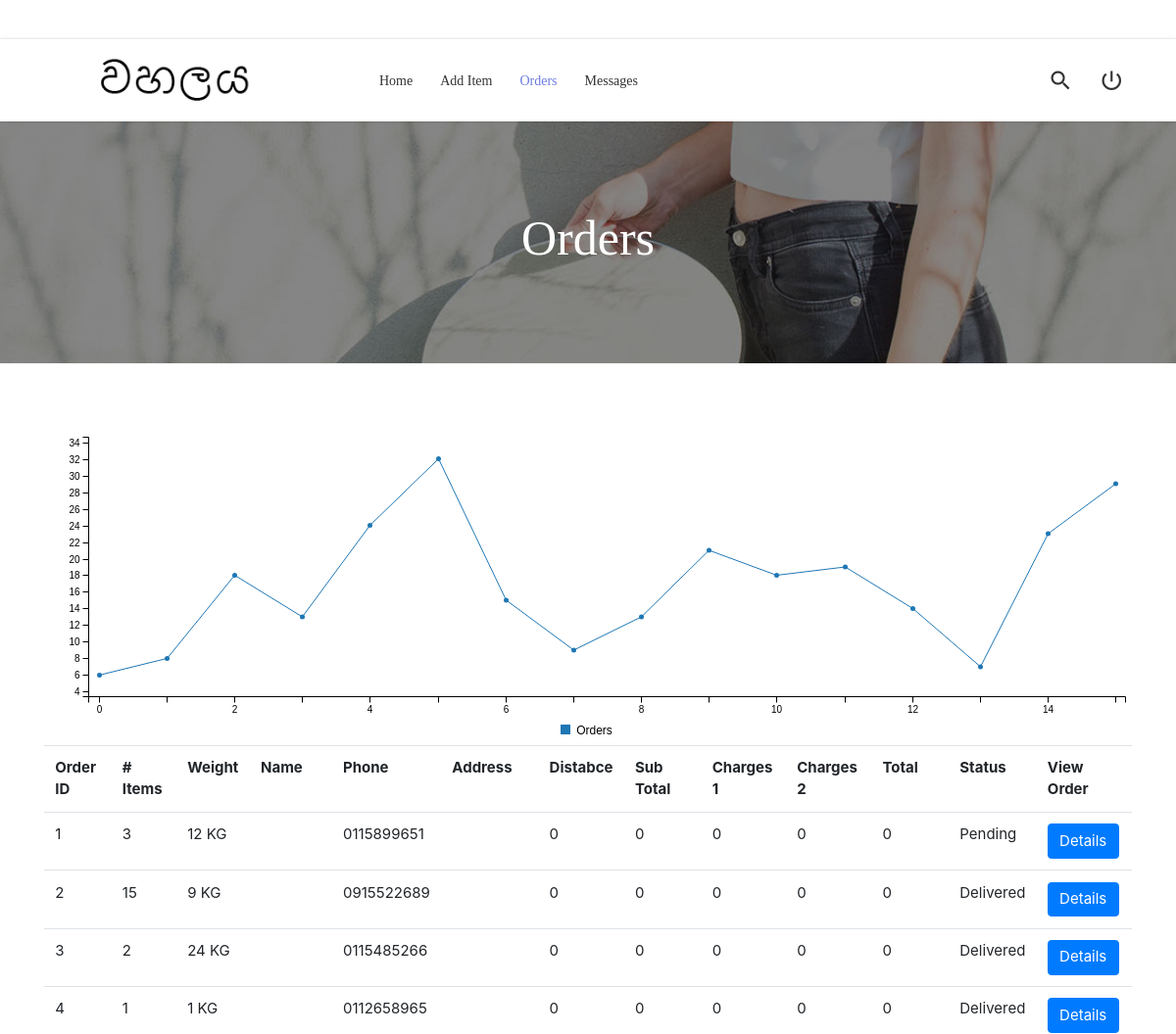
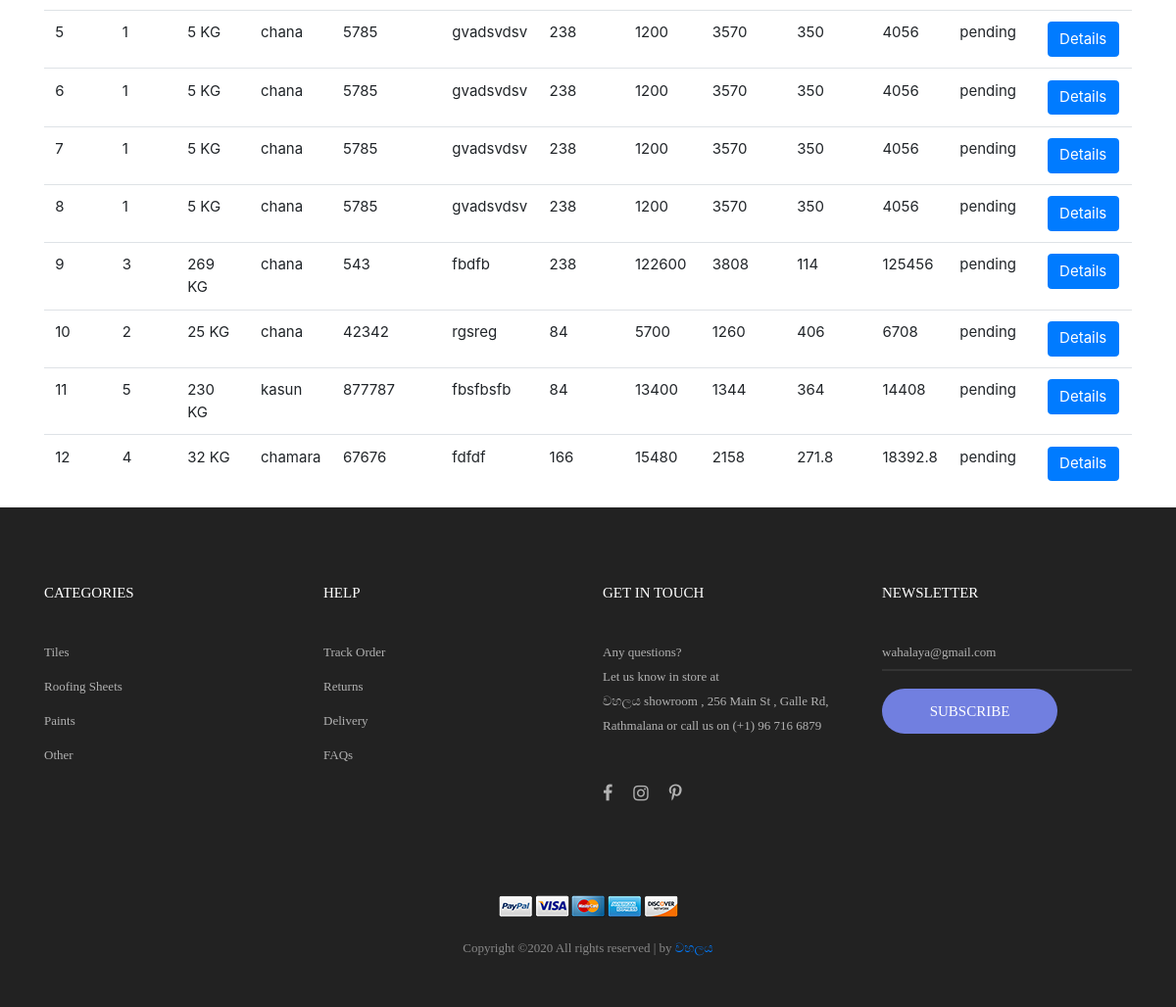
Screenshot of /sell_orders.php with the database file from the repository (2 pictures, top to bottom).
### tables this page shows
CREATE TABLE `main_order` (
  `order_id` int(10) NOT NULL,
  `sup_id` int(11) NOT NULL,
  `order_items` int(15) NOT NULL,
  `order_weight` int(10) NOT NULL,
  `order_status` varchar(10) NOT NULL,
  `customer_contact` varchar(10) NOT NULL,
  `customer_name` varchar(100) NOT NULL,
  `customer_address` varchar(255) NOT NULL,
  `distance` int(11) NOT NULL,
  `sub_price` float NOT NULL,
  `dis_price` float NOT NULL,
  `wei_price` float NOT NULL,
  `total` float NOT NULL
);

### sell_orders.php (the view, shortened to what this page needs)
<?php
    $connection = mysqli_connect("localhost", "root", "", "roofing");
    $sql = "SELECT * FROM main_order";
    $result = mysqli_query($connection, $sql);
?>
<!DOCTYPE html>
<html lang="en">
<head>
	<link rel="stylesheet" type="text/css" href="vendor/bootstrap/css/bootstrap.min.css">
	<link rel="stylesheet" href="https://stackpath.bootstrapcdn.com/bootstrap/4.3.1/css/bootstrap.min.css">
	<link rel="stylesheet" type="text/css" href="fonts/font-awesome-4.7.0/css/font-awesome.min.css">
	<link rel="stylesheet" type="text/css" href="fonts/iconic/css/material-design-iconic-font.min.css">
	<link rel="stylesheet" type="text/css" href="fonts/linearicons-v1.0.0/icon-font.min.css">
	<link rel="stylesheet" type="text/css" href="vendor/animate/animate.css">
	<link rel="stylesheet" type="text/css" href="vendor/css-hamburgers/hamburgers.min.css">
	<link rel="stylesheet" type="text/css" href="vendor/animsition/css/animsition.min.css">
	<link rel="stylesheet" type="text/css" href="vendor/select2/select2.min.css">
	<link rel="stylesheet" type="text/css" href="vendor/perfect-scrollbar/perfect-scrollbar.css">
	<link rel="stylesheet" type="text/css" href="css/util.css">
	<link rel="stylesheet" type="text/css" href="css/main.css">
	<link rel="stylesheet" href="css/c3.min.css">
	<link rel="stylesheet" href="css/bootstrap.css" />
</head>
<body class="animsition">
	<header class="header-v4">
		<div class="container-menu-desktop">
			<div class="wrap-menu-desktop how-shadow1">
				<nav class="limiter-menu-desktop container">
					<a href="#" class="logo">
						<img src="images/icons/logo-01.png" alt="IMG-LOGO">
					</a>
					<div class="menu-desktop">
						<ul class="main-menu">
							<li >
								<a href="sell_index.php">Home</a>
							</li>
							<li >
								<a href="sell_add_item.html">Add Item</a>
							</li>
							<li  class="active-menu">
								<a href="sell_orders.php">Orders</a>
							</li>
							<li >
									<a href="sell_messages.php">Messages</a>
							</li>
						</ul>
					</div>
					<div class="wrap-icon-header flex-w flex-r-m">
						<div class="icon-header-item cl2 hov-cl1 trans-04 p-l-22 p-r-11 js-show-modal-search">
							<i class="zmdi zmdi-search"></i>
						</div>
						<a href="login.html" class="dis-block icon-header-item cl2 hov-cl1 trans-04 p-l-22 p-r-11" data-notify="0">
							<i class="zmdi zmdi-power"></i>
						</a>
					</div>
				</nav>
			</div>
		</div>
	</header>
	<section class="bg-img1 txt-center p-lr-15 p-tb-92" style="background-image: url('images/bg-01.jpg');">
		<h2 class="ltext-105 cl0 txt-center">
			Orders
		</h2>
	</section>
	<div class="mx-auto rounded" style="background-color: #ffffff; padding-top: 70px;">
	<div class=" mx-auto rounded" style=" padding-top: : 50%; width: 1100px;">
        <div class="body" style="background-color: #ffffff;   border-radius: 15px;">
            <div id="chart-zoom"></div>
        </div>
    </div>
	<div class="container">
	    <table class="table">
	        <tr>
	            <th>Order ID</th>
	            <th># Items</th>
	            <th>Weight</th>
	            <th>Name</th>
				<th>Phone</th>
				<th>Address</th>
				<th>Distabce</th>
				<th>Sub Total</th>
				<th>Charges 1</th>
				<th>Charges 2</th>
				<th>Total</th>
	            <th>Status</th>
	            <th>View Order</th>
	        </tr>
	        <?php while ($row = mysqli_fetch_object($result)) { ?>
	            <tr>
	                <td><?php echo $row->order_id; ?></td>
	                <td><?php echo $row->order_items; ?></td>
	                <td><?php echo $row->order_weight; ?> KG</td>
					<td><?php echo $row->customer_name; ?></td>
					<td><?php echo $row->customer_contact; ?></td>
					<td><?php echo $row->customer_address; ?></td>
					<td><?php echo $row->distance; ?> </td>
					<td><?php echo $row->sub_price; ?> </td>
					<td><?php echo $row->dis_price; ?> </td>
					<td><?php echo $row->wei_price; ?> </td>
					<td><?php echo $row->total; ?> </td>
	                <td><?php echo $row->order_status; ?></td>
	        <td>
	            <button class = "btn btn-primary" onclick="loadData(this.getAttribute('data-id'));" data-id="<?php echo $row->order_id; ?>">
	                Details
	            </button>
	        </td>
	            </tr>
	        <?php } ?>
	    </table>
	</div>
	<footer class="bg3 p-t-75 p-b-32">
		<div class="container">
			<div class="row">
				<div class="col-sm-6 col-lg-3 p-b-50">
					<h4 class="stext-301 cl0 p-b-30">
						Categories
					</h4>
					<ul>
						<li class="p-b-10">
							<a href="#" class="stext-107 cl7 hov-cl1 trans-04">
								Tiles
							</a>
						</li>
						<li class="p-b-10">
							<a href="#" class="stext-107 cl7 hov-cl1 trans-04">
								Roofing Sheets
							</a>
						</li>
						<li class="p-b-10">
							<a href="#" class="stext-107 cl7 hov-cl1 trans-04">
								Paints
							</a>
						</li>
						<li class="p-b-10">
							<a href="#" class="stext-107 cl7 hov-cl1 trans-04">
								Other
							</a>
						</li>
					</ul>
				</div>
				<div class="col-sm-6 col-lg-3 p-b-50">
					<h4 class="stext-301 cl0 p-b-30">
						Help
					</h4>
					<ul>
						<li class="p-b-10">
							<a href="#" class="stext-107 cl7 hov-cl1 trans-04">
								Track Order
							</a>
						</li>
						<li class="p-b-10">
							<a href="#" class="stext-107 cl7 hov-cl1 trans-04">
								Returns
							</a>
						</li>
						<li class="p-b-10">
							<a href="#" class="stext-107 cl7 hov-cl1 trans-04">
								Delivery
							</a>
						</li>
						<li class="p-b-10">
							<a href="#" class="stext-107 cl7 hov-cl1 trans-04">
								FAQs
							</a>
						</li>
					</ul>
				</div>
				<div class="col-sm-6 col-lg-3 p-b-50">
					<h4 class="stext-301 cl0 p-b-30">
						GET IN TOUCH
					</h4>
					<p class="stext-107 cl7 size-201">
						Any questions? <br> Let us know in store at <br> වහලය showroom , 256 Main St , Galle Rd, Rathmalana or call us on (+1) 96 716 6879
					</p>
					<div class="p-t-27">
						<a href="#" class="fs-18 cl7 hov-cl1 trans-04 m-r-16">
							<i class="fa fa-facebook"></i>
						</a>
						<a href="#" class="fs-18 cl7 hov-cl1 trans-04 m-r-16">
							<i class="fa fa-instagram"></i>
						</a>
						<a href="#" class="fs-18 cl7 hov-cl1 trans-04 m-r-16">
							<i class="fa fa-pinterest-p"></i>
						</a>
					</div>
				</div>
				<div class="col-sm-6 col-lg-3 p-b-50">
					<h4 class="stext-301 cl0 p-b-30">
						Newsletter
					</h4>
					<form>
						<div class="wrap-input1 w-full p-b-4">
							<input class="input1 bg-none plh1 stext-107 cl7" type="text" name="email" placeholder="wahalaya@gmail.com">
						</div>
						<div class="p-t-18">
							<button class="flex-c-m stext-101 cl0 size-103 bg1 bor1 hov-btn2 p-lr-15 trans-04">
								Subscribe
							</button>
						</div>
					</form>
				</div>
			</div>
			<div class="p-t-40">
				<div class="flex-c-m flex-w p-b-18">
					<a href="#" class="m-all-1">
						<img src="images/icons/icon-pay-01.png" alt="ICON-PAY">
					</a>
					<a href="#" class="m-all-1">
						<img src="images/icons/icon-pay-02.png" alt="ICON-PAY">
					</a>
					<a href="#" class="m-all-1">
						<img src="images/icons/icon-pay-03.png" alt="ICON-PAY">
					</a>
					<a href="#" class="m-all-1">
						<img src="images/icons/icon-pay-04.png" alt="ICON-PAY">
					</a>
					<a href="#" class="m-all-1">
						<img src="images/icons/icon-pay-05.png" alt="ICON-PAY">
					</a>
				</div>
				<p class="stext-107 cl6 txt-center">
Copyright &copy;<script>document.write(new Date().getFullYear());</script> All rights reserved | by <a href="https://wahalaya.com" target="_blank">වහලය</a>
				</p>
			</div>
		</div>
	</footer>
</body>
</html>

### css/main.css (style rules this page uses)
.container { max-width: 1380px; }
@media (max-width: 1600px) { .container { max-width: 1200px; } }
.container-menu-desktop { height: auto; width: 100%; position: relative; -webkit-transition: all 0.3s; -o-transition: all 0.3s; -moz-transition: all 0.3s; transition: all 0.3s; }
.header-v4 .container-menu-desktop { height: 124px; }
.wrap-menu-desktop { position: fixed; z-index: 1100; background-color: transparent; width: 100%; height: 84px; top: 40px; left: 0px; -webkit-transition: height 0.3s, background-color 0.3s; -o-transition: height 0.3s, background-color 0.3s; -moz-transition: height 0.3s, background-color 0.3s; transition: height 0.3s, background-color 0.3s; }
.header-v4 .wrap-menu-desktop { background-color: #fff; }
.limiter-menu-desktop { height: 100%; display: -webkit-box; display: -webkit-flex; display: -moz-box; display: -ms-flexbox; display: flex; align-items: center; background-color: transparent; }
.logo { display: -webkit-box; display: -webkit-flex; display: -moz-box; display: -ms-flexbox; display: flex; align-items: center; height: 65%; margin-right: 55px; }
.logo img { max-width: 100%; max-height: 100%; }
.menu-desktop { display: -webkit-box; display: -webkit-flex; display: -moz-box; display: -ms-flexbox; display: flex; align-items: center; height: 100%; }
.main-menu { list-style-type: none; margin: 0; display: -webkit-box; display: -webkit-flex; display: -moz-box; display: -ms-flexbox; display: flex; align-items: center; }
.main-menu > li { display: block; position: relative; padding: 20px 10px 20px 0px; margin: 0px 4px 0px 14px; }
.main-menu > li > a { font-family: Poppins-Medium; font-size: 14px; color: #333; padding: 5px 0px; transition: all 0.4s; -webkit-transition: all 0.4s; -o-transition: all 0.4s; -moz-transition: all 0.4s; }
.wrap-icon-header { flex-grow: 1; }
.icon-header-item { position: relative; font-size: 26px; line-height: 1; cursor: pointer; }
.main-menu > li.active-menu > a { color: #6c7ae0; }
.cl0 { color: #fff; }
.cl2 { color: #333; }
.cl6 { color: #888; }
.cl7 { color: #b2b2b2; }
.stext-101 { font-family: Poppins-Medium; font-size: 15px; line-height: 1.466667; text-transform: uppercase; }
.stext-107 { font-family: Poppins-Regular; font-size: 13px; line-height: 1.923; }
.stext-301 { font-family: Montserrat-Bold; font-size: 15px; line-height: 1.6; text-transform: uppercase; }
.ltext-105 { font-family: Poppins-Bold; font-size: 50px; line-height: 1.1; }
.size-103 { min-width: 179px; height: 46px; }
.size-201 { max-width: 270px; }
.bg-none { background-color: transparent; }
.bg1 { background-color: #717fe0; }
.bg3 { background-color: #222; }
.bg-img1 { background-size: cover; background-position: center center; background-repeat: no-repeat; }
.bor1 { border-radius: 23px; }
.wrap-input1 { position: relative; border-bottom: 2px solid rgba(204,204,204, 0.1); }
.input1 { background-color: transparent; width: 100%; }
.how-shadow1 { box-shadow: 0 0px 3px 0px rgba(0,0,0,0.2); -moz-box-shadow: 0 0px 3px 0px rgba(0,0,0,0.2); -webkit-box-shadow: 0 0px 3px 0px rgba(0,0,0,0.2); -o-box-shadow: 0 0px 3px 0px rgba(0,0,0,0.2); -ms-box-shadow: 0 0px 3px 0px rgba(0,0,0,0.2); }

### rows the page displays
main_order: order_id "1", order_items "3", order_weight "12", customer_contact "0115899651", distance "0", sub_price "0", dis_price "0", wei_price "0", total "0", order_status "Pending"
main_order: order_id "2", order_items "15", order_weight "9", customer_contact "0915522689", distance "0", sub_price "0", dis_price "0", wei_price "0", total "0", order_status "Delivered"
main_order: order_id "3", order_items "2", order_weight "24", customer_contact "0115485266", distance "0", sub_price "0", dis_price "0", wei_price "0", total "0", order_status "Delivered"
main_order: order_id "4", order_items "1", order_weight "1", customer_contact "0112658965", distance "0", sub_price "0", dis_price "0", wei_price "0", total "0", order_status "Delivered"
main_order: order_id "5", order_items "1", order_weight "5", customer_name "chana", customer_contact "5785", customer_address "gvadsvdsv", distance "238", sub_price "1200", dis_price "3570", wei_price "350", total "4056", order_status "pending"
main_order: order_id "6", order_items "1", order_weight "5", customer_name "chana", customer_contact "5785", customer_address "gvadsvdsv", distance "238", sub_price "1200", dis_price "3570", wei_price "350", total "4056", order_status "pending"
main_order: order_id "7", order_items "1", order_weight "5", customer_name "chana", customer_contact "5785", customer_address "gvadsvdsv", distance "238", sub_price "1200", dis_price "3570", wei_price "350", total "4056", order_status "pending"
main_order: order_id "8", order_items "1", order_weight "5", customer_name "chana", customer_contact "5785", customer_address "gvadsvdsv", distance "238", sub_price "1200", dis_price "3570", wei_price "350", total "4056", order_status "pending"
main_order: order_id "9", order_items "3", order_weight "269", customer_name "chana", customer_contact "543", customer_address "fbdfb", distance "238", sub_price "122600", dis_price "3808", wei_price "114", total "125456", order_status "pending"
main_order: order_id "10", order_items "2", order_weight "25", customer_name "chana", customer_contact "42342", customer_address "rgsreg", distance "84", sub_price "5700", dis_price "1260", wei_price "406", total "6708", order_status "pending"
main_order: order_id "11", order_items "5", order_weight "230", customer_name "kasun", customer_contact "877787", customer_address "fbsfbsfb", distance "84", sub_price "13400", dis_price "1344", wei_price "364", total "14408", order_status "pending"
main_order: order_id "12", order_items "4", order_weight "32", customer_name "chamara", customer_contact "67676", customer_address "fdfdf", distance "166", sub_price "15480", dis_price "2158", wei_price "271.8", total "18392.8", order_status "pending"
